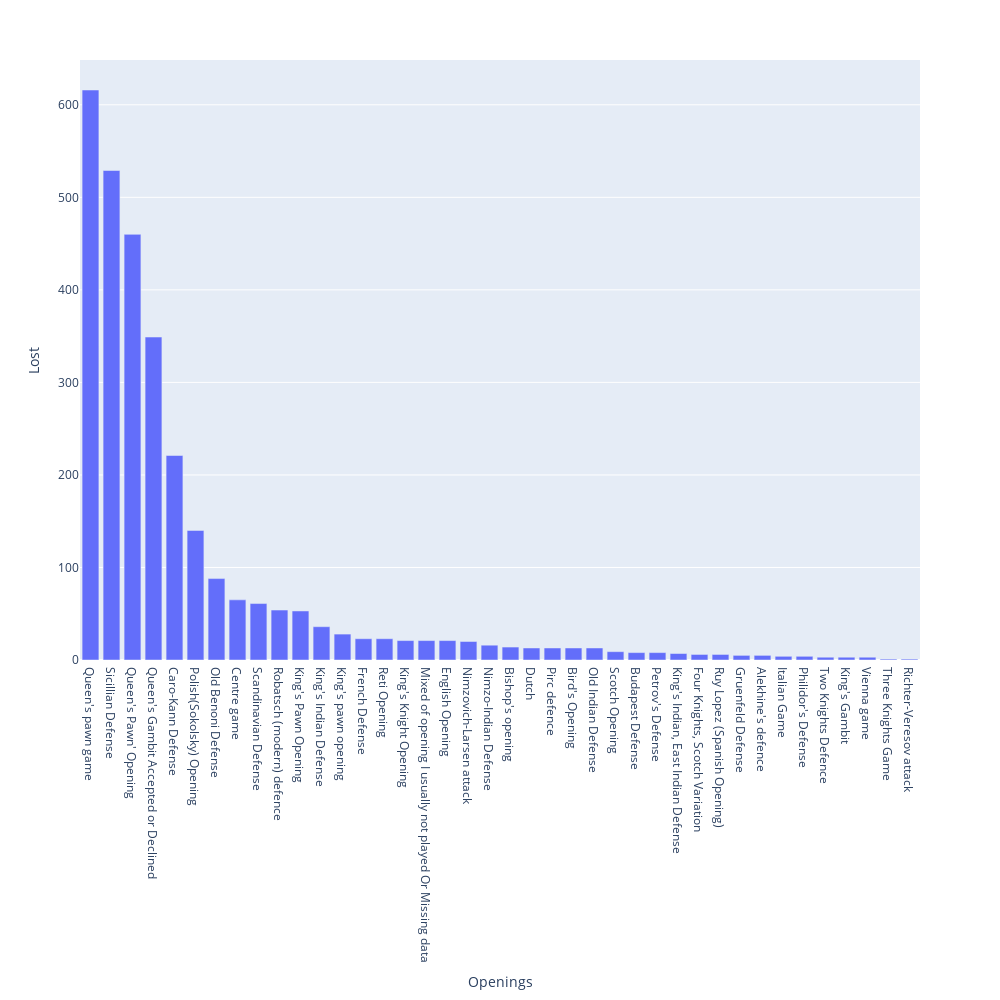

This figure's notebook cell:
### Code cell
lost_openings = games_data[games_data['result']=='Lost']['Opening'].value_counts()
lost_openings = lost_openings.reset_index()
lost_openings.columns = ['Openings', 'Lost']
fig = px.bar(lost_openings, x='Openings', y='Lost')
fig.update_layout(width=1000, height=1000)
fig.show()

### Figure 1 — Plotly figure (JSON) as saved in the notebook; plotly's stock layout.template omitted (floating-point values rounded to 4 significant figures)
{"data": [{"alignmentgroup": "True", "hovertemplate": "Openings=%{x}<br>Lost=%{y}<extra></extra>", "legendgroup": "", "marker": {"color": "#636efa", "pattern": {"shape": ""}}, "name": "", "offsetgroup": "", "orientation": "v", "showlegend": false, "textposition": "auto", "type": "bar", "x": ["Queen's pawn game", "Sicillian Defense", "Queen's Pawn' Opening", "Queen's Gambit Accepted or Declined", "Caro-Kann Defense", "Polish(Sokolsky) Opening", "Old Benoni Defense", "Centre game", "Scandinavian Defense", "Robatsch (modern) defence", "King's Pawn Opening", "King's Indian Defense", "King's pawn opening", "French Defense", "Reti Opening", "King's Knight Opening", "Mixed of opening I usually not played Or Missing data", "English Opening", "Nimzovich-Larsen attack", "Nimzo-Indian Defense", "Bishop's opening", "Dutch", "Pirc defence", "Bird's Opening", "Old Indian Defense", "Scotch Opening", "Budapest Defense", "Petrov's Defense", "King's Indian, East Indian Defense", "Four Knights, Scotch Variation", "Ruy Lopez (Spanish Opening)", "Gruenfeld Defense", "Alekhine's defence", "Italian Game", "Philidor's Defense", "Two Knights Defence", "King's Gambit", "Vienna game", "Three Knights Game", "Richter-Veresov attack"], "xaxis": "x", "y": [616, 529, 460, 349, 221, 140, 88, 65, 61, 54, 53, 36, 28, 23, 23, 21, 21, 21, 20, 16, 14, 13, 13, 13, 13, 9, 8, 8, 7, 6, 6, 5, 5, 4, 4, 3, 3, 3, 1, 1], "yaxis": "y"}], "layout": {"barmode": "relative", "height": 1000, "legend": {"tracegroupgap": 0}, "margin": {"t": 60}, "width": 1000, "xaxis": {"anchor": "y", "domain": [0, 1], "title": {"text": "Openings"}}, "yaxis": {"anchor": "x", "domain": [0, 1], "title": {"text": "Lost"}}}}
